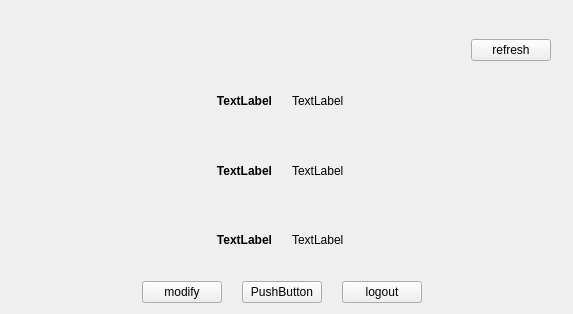
             <widget class="QWidget" name="page_wc_info">
              <widget class="QFrame" name="frame_5">
               <property name="geometry">
                <rect>
                 <x>0</x>
                 <y>280</y>
                 <width>564</width>
                 <height>25</height>
                </rect>
               </property>
               <property name="frameShape">
                <enum>QFrame::NoFrame</enum>
               </property>
               <property name="frameShadow">
                <enum>QFrame::Plain</enum>
               </property>
               <layout class="QHBoxLayout" name="horizontalLayout_5">
                <property name="spacing">
                 <number>20</number>
                </property>
                <property name="leftMargin">
                 <number>0</number>
                </property>
                <property name="topMargin">
                 <number>0</number>
                </property>
                <property name="rightMargin">
                 <number>0</number>
                </property>
                <property name="bottomMargin">
                 <number>0</number>
                </property>
                <item>
                 <spacer name="horizontalSpacer_5">
                  <property name="orientation">
                   <enum>Qt::Horizontal</enum>
                  </property>
                  <property name="sizeHint" stdset="0">
                   <size>
                    <width>40</width>
                    <height>20</height>
                   </size>
                  </property>
                 </spacer>
                </item>
                <item>
                 <widget class="QPushButton" name="but_modify">
                  <property name="text">
                   <string>modify</string>
                  </property>
                  <property name="autoDefault">
                   <bool>true</bool>
                  </property>
                 </widget>
                </item>
                <item>
                 <widget class="QPushButton" name="but_export">
                  <property name="sizePolicy">
                   <sizepolicy hsizetype="Preferred" vsizetype="Fixed">
                    <horstretch>0</horstretch>
                    <verstretch>0</verstretch>
                   </sizepolicy>
                  </property>
                  <property name="text">
                   <string>PushButton</string>
                  </property>
                  <property name="autoDefault">
                   <bool>true</bool>
                  </property>
                 </widget>
                </item>
                <item>
                 <widget class="QPushButton" name="but_logout">
                  <property name="text">
                   <string>logout</string>
                  </property>
                  <property name="autoDefault">
                   <bool>true</bool>
                  </property>
                 </widget>
                </item>
                <item>
                 <spacer name="horizontalSpacer_6">
                  <property name="orientation">
                   <enum>Qt::Horizontal</enum>
                  </property>
                  <property name="sizeHint" stdset="0">
                   <size>
                    <width>40</width>
                    <height>20</height>
                   </size>
                  </property>
                 </spacer>
                </item>
               </layout>
              </widget>
              <widget class="QFrame" name="frame_9">
               <property name="geometry">
                <rect>
                 <x>0</x>
                 <y>60</y>
                 <width>564</width>
                 <height>221</height>
                </rect>
               </property>
               <property name="frameShape">
                <enum>QFrame::NoFrame</enum>
               </property>
               <property name="frameShadow">
                <enum>QFrame::Plain</enum>
               </property>
               <layout class="QHBoxLayout" name="horizontalLayout_22">
                <property name="spacing">
                 <number>20</number>
                </property>
                <property name="leftMargin">
                 <number>0</number>
                </property>
                <property name="topMargin">
                 <number>0</number>
                </property>
                <property name="rightMargin">
                 <number>0</number>
                </property>
                <property name="bottomMargin">
                 <number>0</number>
                </property>
                <item>
                 <widget class="QFrame" name="frame">
                  <property name="maximumSize">
                   <size>
                    <width>16777215</width>
                    <height>16777215</height>
                   </size>
                  </property>
                  <property name="frameShape">
                   <enum>QFrame::NoFrame</enum>
                  </property>
                  <property name="frameShadow">
                   <enum>QFrame::Plain</enum>
                  </property>
                  <layout class="QVBoxLayout" name="verticalLayout_6">
                   <property name="leftMargin">
                    <number>0</number>
                   </property>
                   <property name="rightMargin">
                    <number>0</number>
                   </property>
                   <item>
                    <layout class="QHBoxLayout" name="horizontalLayout_21">
                     <property name="spacing">
                      <number>0</number>
                     </property>
                     <item>
                      <spacer name="horizontalSpacer_15">
                       <property name="orientation">
                        <enum>Qt::Horizontal</enum>
                       </property>
                       <property name="sizeHint" stdset="0">
                        <size>
                         <width>40</width>
                         <height>20</height>
                        </size>
                       </property>
                      </spacer>
                     </item>
                     <item>
                      <widget class="QLabel" name="title_ssid">
                       <property name="styleSheet">
                        <string notr="true">font: bold;</string>
                       </property>
                       <property name="text">
                        <string>TextLabel</string>
                       </property>
                       <property name="alignment">
                        <set>Qt::AlignRight|Qt::AlignTrailing|Qt::AlignVCenter</set>
                       </property>
                      </widget>
                     </item>
                    </layout>
                   </item>
                   <item>
                    <layout class="QHBoxLayout" name="horizontalLayout_20">
                     <property name="spacing">
                      <number>0</number>
                     </property>
                     <item>
                      <spacer name="horizontalSpacer_16">
                       <property name="orientation">
                        <enum>Qt::Horizontal</enum>
                       </property>
                       <property name="sizeHint" stdset="0">
                        <size>
                         <width>40</width>
                         <height>20</height>
                        </size>
                       </property>
                      </spacer>
                     </item>
                     <item>
                      <widget class="QLabel" name="title_channel">
                       <property name="styleSheet">
                        <string notr="true">font: bold;</string>
                       </property>
                       <property name="text">
                        <string>TextLabel</string>
                       </property>
                       <property name="alignment">
                        <set>Qt::AlignRight|Qt::AlignTrailing|Qt::AlignVCenter</set>
                       </property>
                      </widget>
                     </item>
                    </layout>
                   </item>
                   <item>
                    <layout class="QHBoxLayout" name="horizontalLayout_17">
                     <property name="spacing">
                      <number>0</number>
                     </property>
                     <item>
                      <spacer name="horizontalSpacer_17">
                       <property name="orientation">
                        <enum>Qt::Horizontal</enum>
                       </property>
                       <property name="sizeHint" stdset="0">
                        <size>
                         <width>40</width>
                         <height>20</height>
                        </size>
                       </property>
                      </spacer>
                     </item>
                     <item>
                      <widget class="QLabel" name="title_key">
                       <property name="styleSheet">
                        <string notr="true">font: bold;</string>
                       </property>
                       <property name="text">
                        <string>TextLabel</string>
                       </property>
                       <property name="alignment">
                        <set>Qt::AlignRight|Qt::AlignTrailing|Qt::AlignVCenter</set>
                       </property>
                      </widget>
                     </item>
                    </layout>
                   </item>
                  </layout>
                 </widget>
                </item>
                <item>
                 <widget class="QFrame" name="frame_7">
                  <property name="maximumSize">
                   <size>
                    <width>16777215</width>
                    <height>16777215</height>
                   </size>
                  </property>
                  <property name="frameShape">
                   <enum>QFrame::NoFrame</enum>
                  </property>
                  <property name="frameShadow">
                   <enum>QFrame::Plain</enum>
                  </property>
                  <layout class="QVBoxLayout" name="verticalLayout_7">
                   <property name="leftMargin">
                    <number>0</number>
                   </property>
                   <property name="rightMargin">
                    <number>0</number>
                   </property>
                   <item>
                    <layout class="QHBoxLayout" name="horizontalLayout_11">
                     <property name="spacing">
                      <number>0</number>
                     </property>
                     <item>
                      <widget class="QLabel" name="lab_ssid">
                       <property name="text">
                        <string>TextLabel</string>
                       </property>
                      </widget>
                     </item>
                     <item>
                      <spacer name="horizontalSpacer_14">
                       <property name="orientation">
                        <enum>Qt::Horizontal</enum>
                       </property>
                       <property name="sizeHint" stdset="0">
                        <size>
                         <width>40</width>
                         <height>20</height>
                        </size>
                       </property>
                      </spacer>
                     </item>
                    </layout>
                   </item>
                   <item>
                    <layout class="QHBoxLayout" name="horizontalLayout_18">
                     <property name="spacing">
                      <number>0</number>
                     </property>
                     <item>
                      <widget class="QLabel" name="lab_channel">
                       <property name="text">
                        <string>TextLabel</string>
                       </property>
                      </widget>
                     </item>
                     <item>
                      <spacer name="horizontalSpacer_13">
                       <property name="orientation">
                        <enum>Qt::Horizontal</enum>
                       </property>
                       <property name="sizeHint" stdset="0">
                        <size>
                         <width>40</width>
                         <height>20</height>
                        </size>
                       </property>
                      </spacer>
                     </item>
                    </layout>
                   </item>
                   <item>
                    <layout class="QHBoxLayout" name="horizontalLayout_19">
                     <property name="spacing">
                      <number>0</number>
                     </property>
                     <item>
                      <widget class="QLabel" name="lab_key">
                       <property name="text">
                        <string>TextLabel</string>
                       </property>
                       <property name="wordWrap">
                        <bool>true</bool>
                       </property>
                      </widget>
                     </item>
                     <item>
                      <spacer name="horizontalSpacer_10">
                       <property name="orientation">
                        <enum>Qt::Horizontal</enum>
                       </property>
                       <property name="sizeHint" stdset="0">
                        <size>
                         <width>40</width>
                         <height>20</height>
                        </size>
                       </property>
                      </spacer>
                     </item>
                     <item>
                      <spacer name="horizontalSpacer_22">
                       <property name="orientation">
                        <enum>Qt::Horizontal</enum>
                       </property>
                       <property name="sizeType">
                        <enum>QSizePolicy::Fixed</enum>
                       </property>
                       <property name="sizeHint" stdset="0">
                        <size>
                         <width>60</width>
                         <height>20</height>
                        </size>
                       </property>
                      </spacer>
                     </item>
                    </layout>
                   </item>
                  </layout>
                 </widget>
                </item>
               </layout>
              </widget>
              <widget class="QFrame" name="frame_16">
               <property name="geometry">
                <rect>
                 <x>20</x>
                 <y>0</y>
                 <width>531</width>
                 <height>61</height>
                </rect>
               </property>
               <property name="frameShape">
                <enum>QFrame::NoFrame</enum>
               </property>
               <property name="frameShadow">
                <enum>QFrame::Plain</enum>
               </property>
               <layout class="QHBoxLayout" name="horizontalLayout_14">
                <property name="leftMargin">
                 <number>0</number>
                </property>
                <property name="topMargin">
                 <number>0</number>
                </property>
                <property name="rightMargin">
                 <number>0</number>
                </property>
                <property name="bottomMargin">
                 <number>0</number>
                </property>
                <item>
                 <widget class="QLabel" name="label_info_error">
                  <property name="sizePolicy">
                   <sizepolicy hsizetype="Expanding" vsizetype="Preferred">
                    <horstretch>0</horstretch>
                    <verstretch>0</verstretch>
                   </sizepolicy>
                  </property>
                  <property name="minimumSize">
                   <size>
                    <width>390</width>
                    <height>0</height>
                   </size>
                  </property>
                  <property name="text">
                   <string/>
                  </property>
                  <property name="alignment">
                   <set>Qt::AlignLeading|Qt::AlignLeft|Qt::AlignVCenter</set>
                  </property>
                  <property name="wordWrap">
                   <bool>true</bool>
                  </property>
                  <property name="openExternalLinks">
                   <bool>true</bool>
                  </property>
                 </widget>
                </item>
                <item>
                 <spacer name="horizontalSpacer_19">
                  <property name="orientation">
                   <enum>Qt::Horizontal</enum>
                  </property>
                  <property name="sizeHint" stdset="0">
                   <size>
                    <width>10</width>
                    <height>20</height>
                   </size>
                  </property>
                 </spacer>
                </item>
                <item>
                 <widget class="QFrame" name="fr_indicator">
                  <property name="sizePolicy">
                   <sizepolicy hsizetype="Fixed" vsizetype="Expanding">
                    <horstretch>0</horstretch>
                    <verstretch>0</verstretch>
                   </sizepolicy>
                  </property>
                  <property name="minimumSize">
                   <size>
                    <width>35</width>
                    <height>0</height>
                   </size>
                  </property>
                  <property name="frameShape">
                   <enum>QFrame::NoFrame</enum>
                  </property>
                  <property name="frameShadow">
                   <enum>QFrame::Plain</enum>
                  </property>
                 </widget>
                </item>
                <item>
                 <layout class="QVBoxLayout" name="verticalLayout_9">
                  <item>
                   <spacer name="verticalSpacer_4">
                    <property name="orientation">
                     <enum>Qt::Vertical</enum>
                    </property>
                    <property name="sizeHint" stdset="0">
                     <size>
                      <width>20</width>
                      <height>40</height>
                     </size>
                    </property>
                   </spacer>
                  </item>
                  <item>
                   <widget class="QPushButton" name="but_refresh1">
                    <property name="sizePolicy">
                     <sizepolicy hsizetype="Preferred" vsizetype="Fixed">
                      <horstretch>0</horstretch>
                      <verstretch>0</verstretch>
                     </sizepolicy>
                    </property>
                    <property name="text">
                     <string>refresh</string>
                    </property>
                    <property name="autoDefault">
                     <bool>true</bool>
                    </property>
                   </widget>
                  </item>
                 </layout>
                </item>
               </layout>
              </widget>
             </widget>
